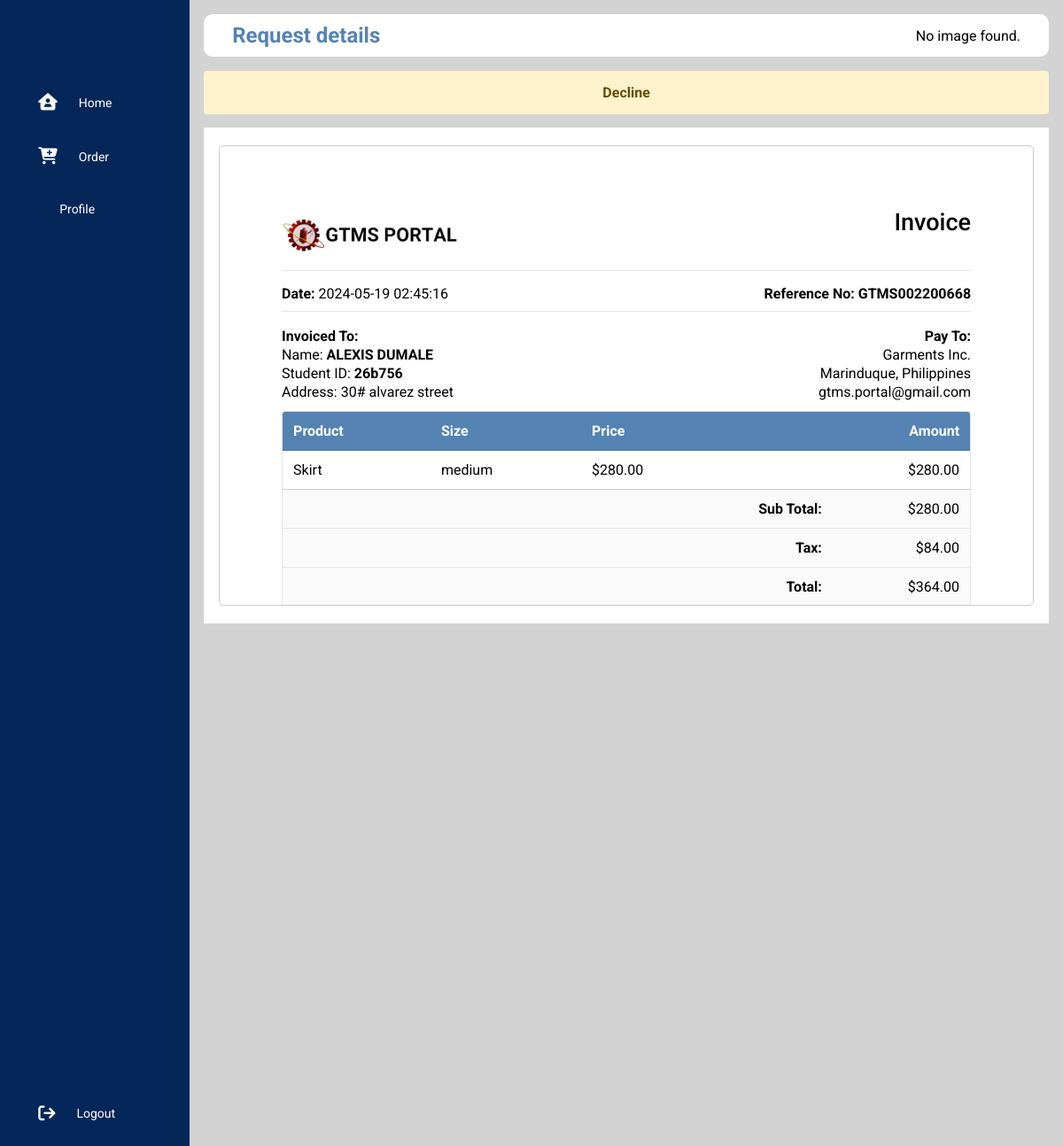
The page /user/view_request.php?oid=60 (signed in) on the database its author committed.
### tables this page shows
CREATE TABLE `orders` (
  `id` int(11) NOT NULL,
  `reference_no` varchar(15) NOT NULL,
  `student_id` varchar(20) NOT NULL,
  `amount` varchar(50) NOT NULL,
  `garment_type` varchar(50) NOT NULL,
  `garment_id` varchar(25) NOT NULL,
  `gender` varchar(10) NOT NULL,
  `notes` varchar(555) NOT NULL,
  `status` varchar(20) NOT NULL,
  `created` datetime NOT NULL DEFAULT current_timestamp(),
  `modified` timestamp NOT NULL DEFAULT current_timestamp()
);

CREATE TABLE `users` (
  `id` int(11) NOT NULL,
  `student_id` varchar(25) NOT NULL,
  `firstname` varchar(50) NOT NULL,
  `lastname` varchar(25) NOT NULL,
  `gender` varchar(10) NOT NULL,
  `email_address` varchar(50) NOT NULL,
  `password` varchar(255) NOT NULL,
  `contact_no` varchar(12) NOT NULL,
  `address` varchar(255) NOT NULL,
  `course` varchar(255) NOT NULL,
  `academic_year` varchar(255) NOT NULL,
  `access_level` varchar(25) NOT NULL,
  `image_profile` varchar(255) NOT NULL,
  `profile_status` varchar(50) NOT NULL,
  `created` timestamp NOT NULL DEFAULT current_timestamp(),
  `modified` datetime NOT NULL DEFAULT current_timestamp()
);

CREATE TABLE `garment_sizes` (
  `id` int(11) NOT NULL,
  `size` varchar(10) NOT NULL,
  `gender` varchar(10) NOT NULL,
  `garment_type` varchar(50) NOT NULL,
  `garment_measure` varchar(255) NOT NULL,
  `created` timestamp NOT NULL DEFAULT current_timestamp()
);

### object/order.php (called while the page is built, shortened)
<?php
class Order{
    private $conn;
    private $table_name = "orders";
    public $id;
    public function __construct($db){
        $this->conn = $db;
    }
    function readOne(){
        $query = "SELECT student_id, reference_no, amount, garment_type, garment_id, gender, notes, status, created
                    FROM
                    " . $this->table_name . "
                    WHERE
                    id = ?
                    LIMIT 0,1";
        $stmt = $this->conn->prepare($query);
        $stmt->bindParam(1, $this->id);
        $stmt->execute();
        $row = $stmt->fetch(PDO::FETCH_ASSOC);
        $this->reference_no = $row['reference_no'];
        $this->student_id = $row['student_id'];
        $this->amount = $row['amount'];
        $this->garment_type = $row['garment_type'];
        $this->created = $row['created'];
        $this->status = $row['status'];
    }
}
?>

### object/user.php (called while the page is built, shortened)
<?php
class User {
	private $conn;
	private $table_name = "users";
	public $student_id;
	public function __construct($db) {
		$this->conn = $db;
	}
	function readUser(){
		$query = "SELECT firstname, lastname, address
				FROM
			" . $this->table_name . "
				WHERE
					student_id = ?";
		$stmt = $this->conn->prepare($query);
		$stmt->bindParam(1, $this->student_id);
		$stmt->execute();
		$row = $stmt->fetch(PDO::FETCH_ASSOC);
		$this->firstname = $row['firstname'];
		$this->lastname = $row['lastname'];
		$this->address = $row['address'];
	}
}
?>

### object/garment_size.php (called while the page is built, shortened)
<?php
class Garmentsize{
    private $conn;
    private $table_name = "garment_sizes";
    public $id;
    public function __construct($db){
        $this->conn = $db;
    }
    function readGarmentmeasure(){
        $query = "SELECT garment_measure, size FROM " . $this->table_name . " WHERE id = ? LIMIT 0,1";
        $stmt = $this->conn->prepare($query);
        $stmt->bindParam(1, $this->id);
        $stmt->execute();
        $row = $stmt->fetch(PDO::FETCH_ASSOC);
        if ($row) {
            $this->size = $row['size'];
            return true;
        } else {
            return false;
        }
    }
}
?>

### user/view_request.php (the view, shortened to what this page needs)
<?php
$id = isset($_GET['oid']) ? $_GET['oid'] : die('Error: ID not Found');
include_once '../object/order.php';
include_once '../object/garment_size.php';
include_once '../object/user.php';
$database = new Database();
$db = $database->getConnection();
$order = new Order($db);
$garment_size = new Garmentsize($db);
$user = new User($db);
$order->id = $id;
$order->readOne();
$garment_id = $order->garment_id;
$garment_size->id = $garment_id;
$garment_size->readGarmentmeasure();
$student_id = $order->student_id;
$user->student_id = $student_id;
$user->readUser();
include_once 'sidebar.php';
include_once 'layout_head.php'; ?>
        <?php
            if ($order->status == "Declined") {
                echo "<div class='status-message-declined'>";
                    echo $order->status;
                echo "</div>";
            }elseif($order->status == "Approved"){
                echo "<div class='status-message-approved'>";
                    echo $order->status;
                echo "</div>";
            }elseif($order->status == "Updated"){
                echo "<div class='status-message-updated'>";
                    echo $order->status;
                echo "</div>";
            }
            else{
                echo "<div class='status-message-pending'>";
                    echo $order->status;
                echo "</div>";
            }
        ?>
<div class = "invoice-wrapper" id = "print-area">
            <div class = "invoice">
                <div class = "invoice-container">
                    <div class = "invoice-head">
                        <div class = "invoice-head-top">
                            <div class = "invoice-head-top-left text-start">
                                <img src = "../IMG/GTMS_logo1.png">
                            </div>
                            <div class = "invoice-head-top-right text-end">
                                <h3>Invoice</h3>
                            </div>
                        </div>
                        <div class = "hr"></div>
                        <div class = "invoice-head-middle">
                            <div class = "invoice-head-middle-left text-start">
                                <p><span class = "text-bold">Date: </span><?php echo $order->created; ?></p>
                            </div>
                            <div class = "invoice-head-middle-right text-end">
                                <p><spanf class = "text-bold">Reference No: </span><?php echo $order->reference_no; ?></p>
                            </div>
                        </div>
                        <div class = "hr"></div>
                        <div class = "invoice-head-bottom">
                            <div class = "invoice-head-bottom-left">
                                <ul>
                                    <li class = 'text-bold'>Invoiced To: </li>
                                    <li>Name: <?php echo "<strong>$user->firstname</strong>"; echo " "; echo "<strong>$user->lastname</strong>"; ?> </li>
                                    <li>Student ID: <?php echo "<strong>{$order->student_id}</strong>"; ?></li>
                                    <li>Address: <?php echo $user->address; ?></li>
                                </ul>
                            </div>
                            <div class = "invoice-head-bottom-right">
                                <ul class = "text-end">
                                    <li class = 'text-bold'>Pay To:</li>
                                    <li>Garments Inc.</li>
                                    <li>Marinduque, Philippines</li>
                                    <li>gtms.portal@gmail.com</li>
                                </ul>
                            </div>
                        </div>
                    </div>
                    <div class = "overflow-view">
                        <div class = "invoice-body">
                            <table>
                                <thead>
                                    <tr>
                                        <td class = "text-bold">Product</td>
                                        <td class = "text-bold">Size</td>
                                        <td class = "text-bold">Price</td>
                                        <td class = "text-bold"></td>
                                        <td class = "text-bold"></td>
                                        <td class = "text-bold-bx1">Amount</td>
                                    </tr>
                                </thead>
                                <tbody>
                                    <tr>
                                        <td><?php echo $order->garment_type; ?></td>
                                        <td><?php echo $garment_size->size; ?></td>
                                        <td><?php echo "$". $order->amount; ?></td>
                                        <td></td>
                                        <td></td>
                                        <td class = "text-end"><?php echo "$". $order->amount; ?></td>
                                    </tr>
                                </tbody>
                            </table>
                            <div class = "invoice-body-bottom">
                                <div class = "invoice-body-info-item border-bottom">
                                    <div class = "info-item-td text-end text-bold">Sub Total:</div>
                                    <div class = "info-item-td text-end"><?php echo "$". $order->amount; ?></div>
                                </div>
                                <div class = "invoice-body-info-item border-bottom">
                                    <div class = "info-item-td text-end text-bold">Tax:</div>
                                    <div class = "info-item-td text-end">
                                        <?php
                                            $amount = $order->amount;
                                            $tax = $amount * 0.3;
                                            echo  "$" . $tax . ".00";
                                        ?>
                                    </div>
                                </div>
                                <div class = "invoice-body-info-item">
                                    <div class = "info-item-td text-end text-bold">Total:</div>
                                    <div class = "info-item-td text-end">
                                        <?php
                                            $total = $amount + $tax;
                                            echo  "$" . $total . ".00";
                                        ?>
                                    </div>
                                </div>
                            </div>
                        </div>
                    </div>
                </div>
            </div>
        </div>
        <?php include_once 'layout_foot.php'; ?>

### libs/css/invoice-style.css (style rules this page uses)
* { margin: 0; padding: 0; border: none; outline: none; box-sizing: border-box; font-family: Roboto; }
body { display: flex; }
ul { list-style-type: none; }
ul li { margin: 2px 0; }
.text-end { text-align: right; }
.text-start { text-align: left; }
.text-bold { font-weight: 700; }
.text-bold-bx1 { font-weight: 700; text-align: right; }
.hr { height: 1px; background-color: rgba(0, 0, 0, 0.1); }
.border-bottom { border-bottom: 1px solid rgba(0, 0, 0, 0.1); }
.invoice-wrapper { min-height: auto; background-color: #fff; padding-top: 20px; padding-bottom: 20px; }
.invoice { width: 920px; margin-right: auto; margin-left: auto; overflow-y: auto; background-color: var(--white-color); padding: 70px; border: 1px solid rgba(0, 0, 0, 0.2); border-radius: 5px; max-height: 520px; }
.invoice-head-top-left img { width: 200px; }
.invoice-head-top-right h3 { font-weight: 500; font-size: 27px; color: var(--blue-color); }
.invoice-head-middle, .invoice-head-bottom { padding: 16px 0; }
.invoice-body { border: 1px solid rgba(0, 0, 0, 0.1); border-radius: 4px; overflow: hidden; }
.invoice-body table { border-collapse: collapse; border-radius: 4px; width: 100%; }
.invoice-body table td, .invoice-body table th { padding: 12px; }
.invoice-body table tr { border-bottom: 1px solid rgba(0, 0, 0, 0.1); }
.invoice-body table thead { background-color: #5483b3; color: #fff; }
.invoice-body-info-item { display: grid; grid-template-columns: 80% 20%; }
.invoice-body-info-item .info-item-td { padding: 12px; background-color: rgba(0, 0, 0, 0.02); }
.invoice-head-top, .invoice-head-middle, .invoice-head-bottom { display: grid; grid-template-columns: repeat(2, 1fr); padding-bottom: 10px; }
.status-message-pending { color: #664d03; background-color: #fff3cd; border-color: #ffecb5; border-radius: .25rem; padding: 15px; margin-bottom: 15px; text-align: center; font-weight: bold; }
.overflow-view { overflow-x: scroll; }
.invoice-body { min-width: 600px; }

### rows shown on the page
orders: status "Decline", created "2024-05-19 02:45:16", reference_no "GTMS002200668", student "26b756", garment_type "Skirt", amount "280.00", amount "84", amount "364"
users: firstname "ALEXIS", lastname "DUMALE", address "30# alvarez street"
garment_sizes: size "medium"

### other values the page prints
$page_title "Request details"
